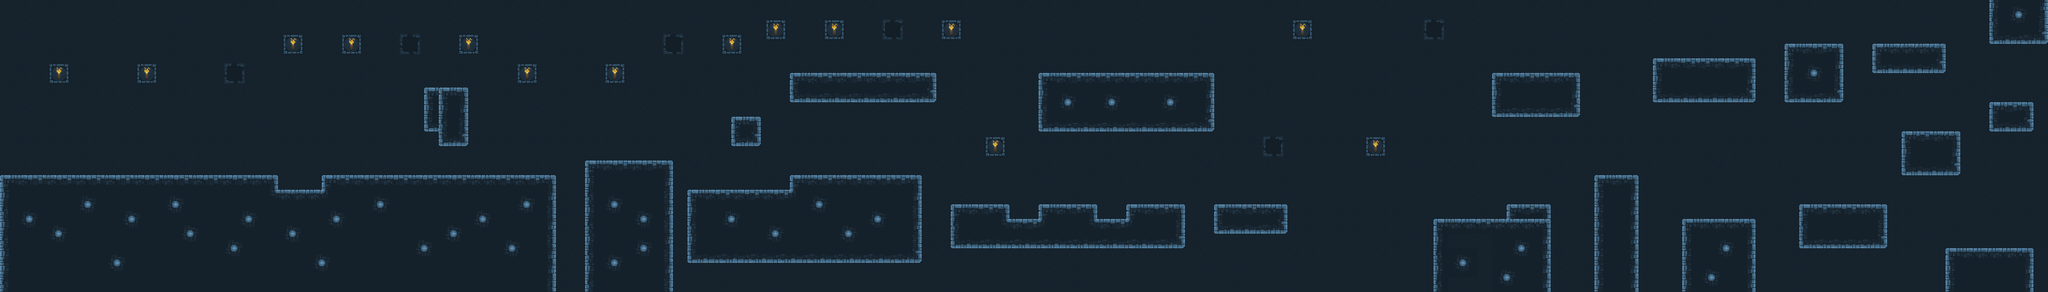

The image is a tile-based game level rendered from a .tmx file. Its description and source (layers, tilesets, objects; grid data summarised) follow:
An orthogonal 140x20 tile map with 32x32 px tiles, 2 tile layers (foreground, background), 9 tilesets and 126 objects (14x enemy, player, goal).

<map version="1.0" orientation="orthogonal" renderorder="right-down" width="140" height="20" tilewidth="32" tileheight="32" nextobjectid="159">
 <properties>
  <property name="music" value="music2" />
 </properties>
 <tileset firstgid="1" name="tileset" tilewidth="32" tileheight="32" tilecount="54">
  <image source="../images/tileset.png" width="192" height="288" />
 </tileset>
 <tileset firstgid="55" name="enemy" tilewidth="32" tileheight="32" tilecount="1">
  <image source="../images/enemy.png" width="32" height="32" />
 </tileset>
 <tileset firstgid="56" name="player" tilewidth="64" tileheight="64" tilecount="16">
  <image source="../images/player.png" width="256" height="256" />
 </tileset>
 <tileset firstgid="72" name="goal" tilewidth="64" tileheight="64" tilecount="1">
  <image source="../images/goal.png" width="96" height="96" />
 </tileset>
 <tileset firstgid="73" name="coin" tilewidth="32" tileheight="32" tilecount="5">
  <image source="../images/coin.png" width="160" height="32" />
 </tileset>
 <tileset firstgid="78" name="spikes" tilewidth="32" tileheight="32" tilecount="2">
  <image source="../images/spikes.png" width="64" height="32" />
 </tileset>
 <tileset firstgid="80" name="mobile_platform" tilewidth="128" tileheight="32" tilecount="1">
  <image source="../images/mobile_platform.png" width="128" height="32" />
 </tileset>
 <tileset firstgid="81" name="shooter" tilewidth="32" tileheight="32" tilecount="4">
  <image source="../images/shooter.png" width="128" height="32" />
 </tileset>
 <tileset firstgid="85" name="memory" tilewidth="32" tileheight="32" tilecount="4">
  <image source="../images/memory.png" width="128" height="32" />
  <tile id="0">
   <properties>
    <property name="dialogue" value="levitate" />
   </properties>
  </tile>
 </tileset>
 <layer name="foreground" width="140" height="20">
  <data>[2800 cells, 2800 non-empty, 20 distinct tile ids]</data>
 </layer>
 <objectgroup name="characters">
  <object id="1" name="player" type="player" gid="56" x="0" y="384" width="64" height="64" />
  <object id="2" type="enemy" gid="55" x="3712" y="128" width="32" height="32" />
  <object id="3" type="enemy" gid="55" x="3744" y="480" width="32" height="32" />
  <object id="5" type="enemy" gid="55" x="3264" y="160" width="32" height="32" />
  <object id="6" type="enemy" gid="55" x="4224" y="288" width="32" height="32" />
  <object id="9" name="goal" type="goal" gid="72" x="4320" y="544" width="64" height="64">
   <properties>
    <property name="nextLevel" value="level3" />
   </properties>
  </object>
  <object id="75" type="enemy" gid="55" x="256" y="384" width="32" height="32" />
  <object id="76" type="enemy" gid="55" x="480" y="384" width="32" height="32" />
  <object id="77" type="enemy" gid="55" x="768" y="384" width="32" height="32" />
  <object id="78" type="enemy" gid="55" x="960" y="384" width="32" height="32" />
  <object id="79" type="enemy" gid="55" x="992" y="192" width="32" height="32" />
  <object id="81" type="enemy" gid="55" x="1056" y="384" width="32" height="32" />
  <object id="82" type="enemy" gid="55" x="1120" y="384" width="32" height="32" />
  <object id="153" type="enemy" gid="55" x="2368" y="448" width="32" height="32" />
  <object id="154" type="enemy" gid="55" x="2560" y="448" width="32" height="32" />
  <object id="155" type="enemy" gid="55" x="2784" y="448" width="32" height="32" />
 </objectgroup>
 <objectgroup name="coins">
  <object id="17" gid="73" x="3328" y="416" width="32" height="32" />
  <object id="18" gid="73" x="3360" y="416" width="32" height="32" />
  <object id="19" gid="73" x="3488" y="320" width="32" height="32" />
  <object id="20" gid="73" x="3520" y="320" width="32" height="32" />
  <object id="21" gid="73" x="3552" y="320" width="32" height="32" />
  <object id="22" gid="73" x="3712" y="416" width="32" height="32" />
  <object id="23" gid="73" x="3744" y="416" width="32" height="32" />
  <object id="24" gid="73" x="3776" y="96" width="32" height="32" />
  <object id="25" gid="73" x="4160" y="64" width="32" height="32" />
  <object id="26" gid="73" x="3968" y="416" width="32" height="32" />
  <object id="27" gid="73" x="4000" y="416" width="32" height="32" />
  <object id="28" gid="73" x="4224" y="480" width="32" height="32" />
  <object id="29" gid="73" x="3392" y="96" width="32" height="32" />
  <object id="30" gid="73" x="3360" y="96" width="32" height="32" />
  <object id="31" gid="73" x="3328" y="96" width="32" height="32" />
  <object id="61" gid="73" x="3424" y="96" width="32" height="32" />
  <object id="62" gid="73" x="3456" y="96" width="32" height="32" />
  <object id="63" gid="73" x="3488" y="96" width="32" height="32" />
  <object id="64" gid="73" x="3520" y="96" width="32" height="32" />
  <object id="65" gid="73" x="3552" y="96" width="32" height="32" />
  <object id="66" gid="73" x="3584" y="96" width="32" height="32" />
  <object id="67" gid="73" x="3616" y="96" width="32" height="32" />
  <object id="102" gid="73" x="2048" y="160" width="32" height="32" />
  <object id="103" gid="73" x="2080" y="160" width="32" height="32" />
  <object id="104" gid="73" x="2112" y="160" width="32" height="32" />
  <object id="105" gid="73" x="2144" y="160" width="32" height="32" />
  <object id="106" gid="73" x="2176" y="160" width="32" height="32" />
  <object id="107" gid="73" x="2208" y="160" width="32" height="32" />
  <object id="108" gid="73" x="2208" y="160" width="32" height="32" />
  <object id="109" gid="73" x="2240" y="160" width="32" height="32" />
  <object id="110" gid="73" x="2272" y="160" width="32" height="32" />
  <object id="111" gid="73" x="2272" y="160" width="32" height="32" />
  <object id="112" gid="73" x="2304" y="160" width="32" height="32" />
  <object id="115" gid="73" x="160" y="320" width="32" height="32" />
  <object id="116" gid="73" x="320" y="320" width="32" height="32" />
  <object id="117" gid="73" x="448" y="320" width="32" height="32" />
  <object id="118" gid="73" x="640" y="320" width="32" height="32" />
  <object id="119" gid="73" x="896" y="384" width="32" height="32" />
  <object id="120" gid="73" x="864" y="384" width="32" height="32" />
  <object id="121" gid="73" x="1696" y="288" width="32" height="32" />
  <object id="122" gid="73" x="1696" y="256" width="32" height="32" />
  <object id="123" gid="73" x="1728" y="320" width="32" height="32" />
  <object id="124" gid="73" x="1728" y="352" width="32" height="32" />
  <object id="125" gid="73" x="1728" y="384" width="32" height="32" />
  <object id="132" gid="73" x="2336" y="160" width="32" height="32" />
  <object id="133" gid="73" x="2368" y="160" width="32" height="32" />
  <object id="134" gid="73" x="2400" y="160" width="32" height="32" />
  <object id="135" gid="73" x="2432" y="160" width="32" height="32" />
  <object id="136" gid="73" x="2496" y="160" width="32" height="32" />
  <object id="137" gid="73" x="2592" y="160" width="32" height="32" />
  <object id="138" gid="73" x="2880" y="160" width="32" height="32" />
  <object id="139" gid="73" x="2912" y="160" width="32" height="32" />
  <object id="140" gid="73" x="2944" y="160" width="32" height="32" />
  <object id="141" gid="73" x="2976" y="160" width="32" height="32" />
  <object id="142" gid="73" x="3008" y="160" width="32" height="32" />
 </objectgroup>
 <objectgroup name="spikes">
  <object id="32" gid="78" x="3456" y="640" width="32" height="32" />
  <object id="33" gid="78" x="3424" y="640" width="32" height="32" />
  </objectgroup>
 <objectgroup name="platforms">
  <!-- 16 objects omitted --></objectgroup>
 <objectgroup name="shooters">
  <!-- 9 objects omitted --></objectgroup>
 <objectgroup name="memories">
  <!-- 5 objects omitted --></objectgroup>
 <layer name="background" width="140" height="20">
  <data>[2800 cells, 80 non-empty, 8 distinct tile ids]</data>
 </layer>
</map>
<!-- 53 of 126 objects omitted -->
